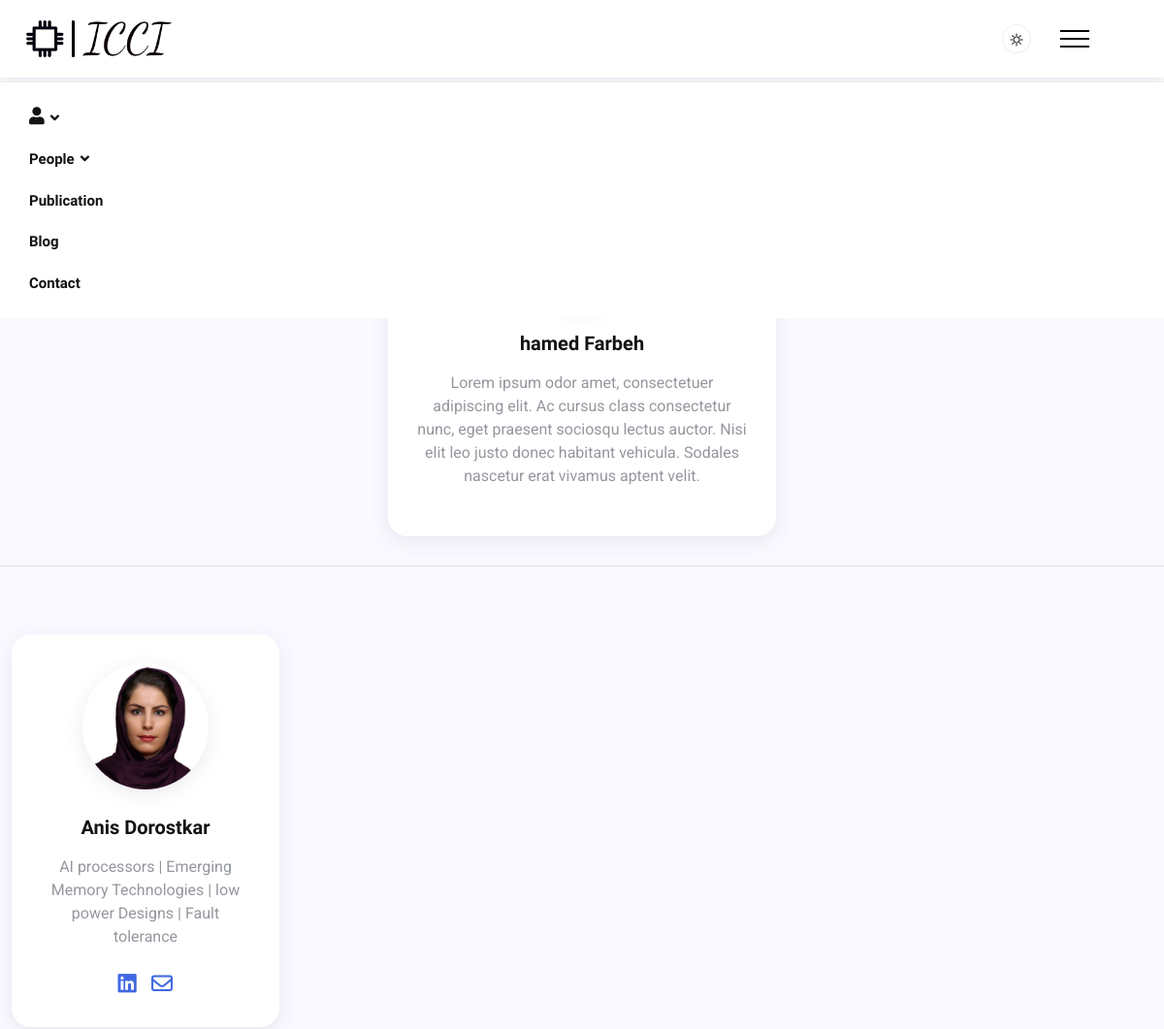
The page /accounts/current (upper part) on the database as committed earlier.
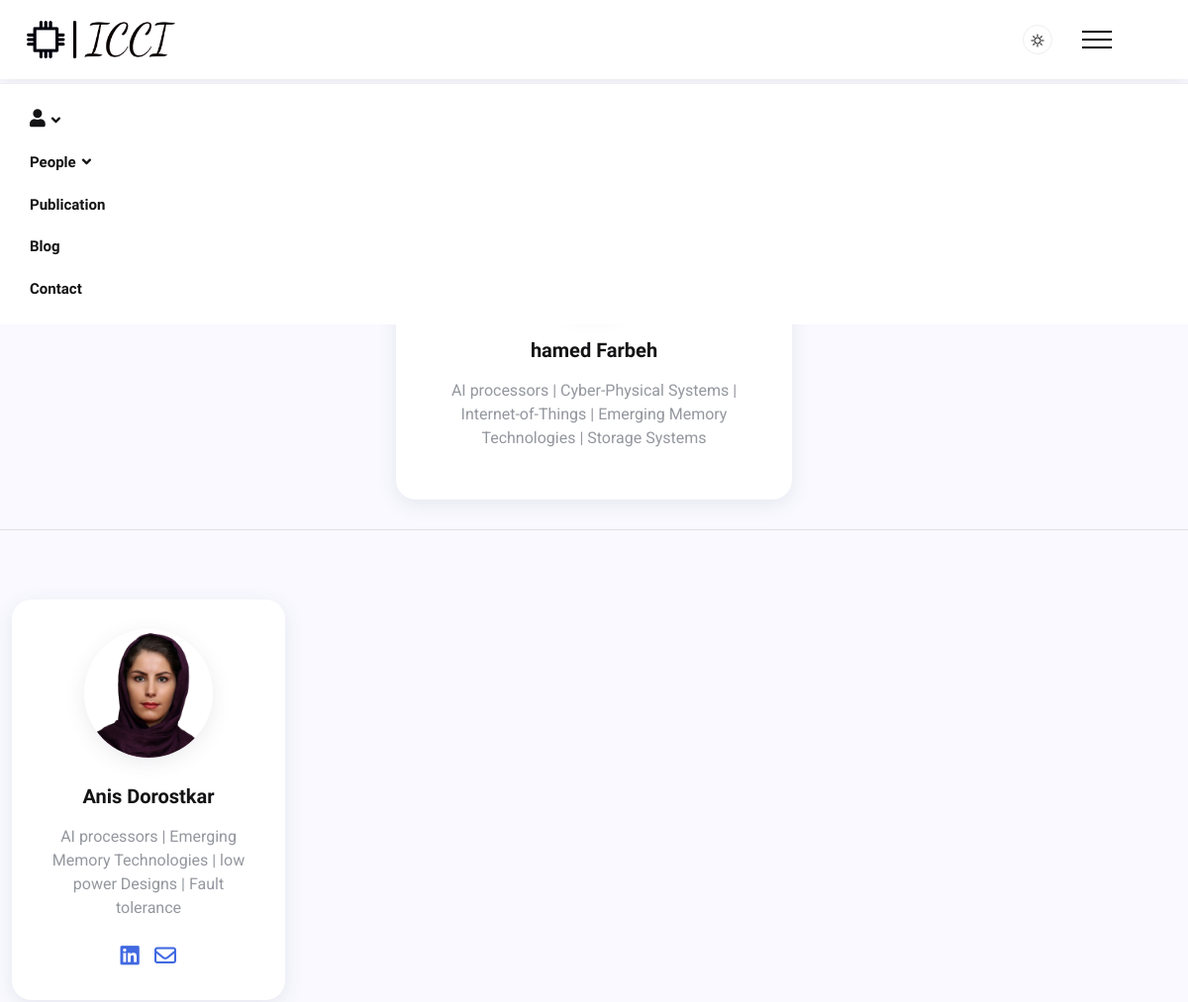
The same page on the database as committed later.
### accounts/models.py (models this page shows, shortened)
class CustomUser(AbstractUser):
    STATUS = (
        ('current', 'current'),
        ('Alumni', 'Alumni')
    )
    STUDENT_LEVEL = (
        ('Bachelors', 'Bs'),
        ('Master', 'Ms'),
        ('PHD', 'PHD'),
    )
    USER_ROLE = (
        ('student', 'student'),
        ('head', 'head'),
        ('admin', 'admin')
    )
    status = models.CharField(max_length=8, choices=STATUS, blank=True, null=True)
    position = models.CharField(max_length=512, blank=True, null=True)
    student_level = models.CharField(max_length=11, choices=STUDENT_LEVEL, blank=True, null=True)
    professor_verification = models.BooleanField(default=False)
    user_image = models.ImageField(blank=True, upload_to='users', default='img/user/avatar.jpg')
    linkedin_url = models.CharField(max_length=512, blank=True, null=True)
    telegram_url = models.CharField(max_length=512, blank=True, null=True)
    user_role = models.CharField(max_length=10, choices=USER_ROLE, default=USER_ROLE[0])
    bio = models.CharField(max_length=256, blank=True, null=True)

### accounts/views.py (the view)
# urls.py: path('current', views.CurrentView.as_view(), name='current'),
class CurrentView(generic.TemplateView):
    template_name = 'members/current.html'

### accounts/templatetags/account_tags.py (called while the page is built)
@register.inclusion_tag('members/head_info.html')
def get_head_info():
    head_info = CustomUser.objects.filter(user_role='head').first()
    return {'head_info': head_info}

@register.inclusion_tag('members/current_info.html')
def get_current_info():
    current_info = CustomUser.objects.filter(status='current', student_level='Master')
    return {'current_info': current_info}

@register.inclusion_tag('members/current_phd_info.html')
def get_current_phd_info():
    current_info = CustomUser.objects.filter(status='current', student_level='PHD')
    return {'current_info': current_info}

### templates/members/current.html (shortened to what this page needs)
{% extends '_base.html' %}
{% load static %}
{% load account_tags %}
{% block content %}
    <main class="main">
        <section class="mt-70  mb-30">
            <div class="container-fluid">
                <div class="row">
                    <div class="widget my_widget">
                        {% get_head_info %}
                    </div>
                    <hr class="mt-30 mb-30">
                    {% get_current_phd_info %}
                </div>
            </div>
        </section>
    </main>
{% endblock %}

### templates/members/head_info.html (shortened to what this page needs)
{% load static %}
<div class="widget-author">
    <div class="author-img">
        <a href="author.html" class="image">
        </a>
    </div>
    <div class="author-content">
        <h6 class="name"> {{ head_info.first_name }} {{ head_info.last_name }}</h6>
        <p class="bio">
            {{ head_info.bio }}
        </p>
    </div>
</div>

Rows that differ between the two databases and show on the page:
changed CustomUser "hamed": bio "Lorem ipsum odor amet, consectetuer adipiscing elit. Ac cursus class consectetur nunc, eget praesent sociosqu lectus auctor. Nisi elit leo justo donec habitant vehicula. Sodales nascetur erat vivamus aptent velit." → "AI processors | Cyber-Physical Systems | Internet-of-Things | Emerging Memory Technologies | Storage Systems"
